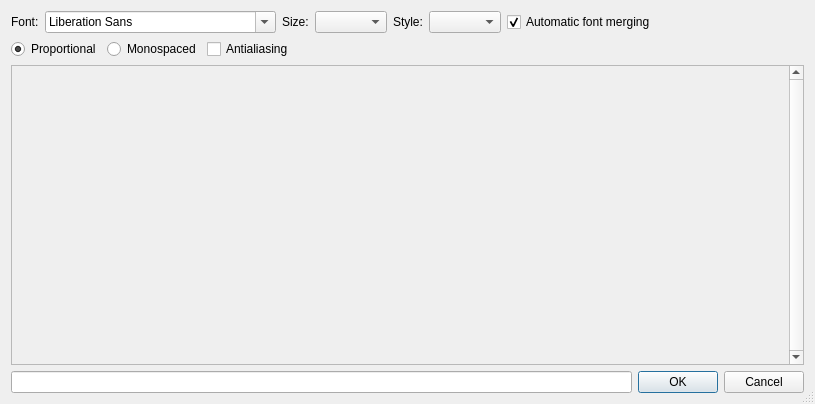
<?xml version="1.0" encoding="UTF-8"?>
<ui version="4.0">
 <class>DialogCharacters</class>
 <widget class="QDialog" name="DialogCharacters">
  <property name="geometry">
   <rect>
    <x>0</x>
    <y>0</y>
    <width>815</width>
    <height>404</height>
   </rect>
  </property>
  <property name="windowTitle">
   <string>Characters</string>
  </property>
  <property name="sizeGripEnabled">
   <bool>true</bool>
  </property>
  <layout class="QVBoxLayout" name="verticalLayout">
   <item>
    <layout class="QHBoxLayout" name="horizontalLayout">
     <item>
      <widget class="QLabel" name="labelFont">
       <property name="text">
        <string>Font:</string>
       </property>
      </widget>
     </item>
     <item>
      <widget class="QFontComboBox" name="comboBoxFont"/>
     </item>
     <item>
      <widget class="QLabel" name="labelSize">
       <property name="text">
        <string>Size:</string>
       </property>
      </widget>
     </item>
     <item>
      <widget class="QComboBox" name="comboBoxSize"/>
     </item>
     <item>
      <widget class="QLabel" name="labelStyle">
       <property name="text">
        <string>Style:</string>
       </property>
      </widget>
     </item>
     <item>
      <widget class="QComboBox" name="comboBoxStyle"/>
     </item>
     <item>
      <widget class="QCheckBox" name="checkBoxFontMerging">
       <property name="text">
        <string>Automatic font merging</string>
       </property>
       <property name="checked">
        <bool>true</bool>
       </property>
      </widget>
     </item>
     <item>
      <spacer name="horizontalSpacer">
       <property name="orientation">
        <enum>Qt::Horizontal</enum>
       </property>
       <property name="sizeHint" stdset="0">
        <size>
         <width>40</width>
         <height>20</height>
        </size>
       </property>
      </spacer>
     </item>
    </layout>
   </item>
   <item>
    <layout class="QHBoxLayout" name="horizontalLayout_3">
     <item>
      <widget class="QRadioButton" name="radioButtonProportional">
       <property name="text">
        <string>Proportional</string>
       </property>
       <property name="checked">
        <bool>true</bool>
       </property>
      </widget>
     </item>
     <item>
      <widget class="QRadioButton" name="radioButtonMonospaced">
       <property name="text">
        <string>Monospaced</string>
       </property>
      </widget>
     </item>
     <item>
      <widget class="QCheckBox" name="checkBoxAntialiasing">
       <property name="text">
        <string>Antialiasing</string>
       </property>
      </widget>
     </item>
     <item>
      <spacer name="horizontalSpacer_2">
       <property name="orientation">
        <enum>Qt::Horizontal</enum>
       </property>
       <property name="sizeHint" stdset="0">
        <size>
         <width>40</width>
         <height>20</height>
        </size>
       </property>
      </spacer>
     </item>
    </layout>
   </item>
   <item>
    <widget class="QScrollArea" name="scrollArea">
     <property name="verticalScrollBarPolicy">
      <enum>Qt::ScrollBarAlwaysOn</enum>
     </property>
     <property name="widgetResizable">
      <bool>true</bool>
     </property>
     <widget class="QWidget" name="scrollAreaWidgetContents">
      <property name="geometry">
       <rect>
        <x>0</x>
        <y>0</y>
        <width>782</width>
        <height>284</height>
       </rect>
      </property>
     </widget>
    </widget>
   </item>
   <item>
    <layout class="QHBoxLayout" name="horizontalLayout_2">
     <item>
      <widget class="QLineEdit" name="lineEdit"/>
     </item>
     <item>
      <widget class="QDialogButtonBox" name="buttonBox">
       <property name="sizePolicy">
        <sizepolicy hsizetype="Fixed" vsizetype="Fixed">
         <horstretch>0</horstretch>
         <verstretch>0</verstretch>
        </sizepolicy>
       </property>
       <property name="standardButtons">
        <set>QDialogButtonBox::Cancel|QDialogButtonBox::Ok</set>
       </property>
      </widget>
     </item>
    </layout>
   </item>
  </layout>
 </widget>
 <resources/>
 <connections>
  <connection>
   <sender>buttonBox</sender>
   <signal>accepted()</signal>
   <receiver>DialogCharacters</receiver>
   <slot>accept()</slot>
   <hints>
    <hint type="sourcelabel">
     <x>716</x>
     <y>380</y>
    </hint>
    <hint type="destinationlabel">
     <x>407</x>
     <y>201</y>
    </hint>
   </hints>
  </connection>
  <connection>
   <sender>buttonBox</sender>
   <signal>rejected()</signal>
   <receiver>DialogCharacters</receiver>
   <slot>reject()</slot>
   <hints>
    <hint type="sourcelabel">
     <x>656</x>
     <y>383</y>
    </hint>
    <hint type="destinationlabel">
     <x>334</x>
     <y>259</y>
    </hint>
   </hints>
  </connection>
  <connection>
   <sender>comboBoxFont</sender>
   <signal>currentFontChanged(QFont)</signal>
   <receiver>DialogCharacters</receiver>
   <slot>findStyles(QFont)</slot>
   <hints>
    <hint type="sourcelabel">
     <x>58</x>
     <y>33</y>
    </hint>
    <hint type="destinationlabel">
     <x>3</x>
     <y>99</y>
    </hint>
   </hints>
  </connection>
  <connection>
   <sender>comboBoxFont</sender>
   <signal>currentFontChanged(QFont)</signal>
   <receiver>DialogCharacters</receiver>
   <slot>findSizes(QFont)</slot>
   <hints>
    <hint type="sourcelabel">
     <x>109</x>
     <y>33</y>
    </hint>
    <hint type="destinationlabel">
     <x>5</x>
     <y>190</y>
    </hint>
   </hints>
  </connection>
 </connections>
 <slots>
  <slot>findStyles(QFont)</slot>
  <slot>findSizes(QFont)</slot>
 </slots>
</ui>
